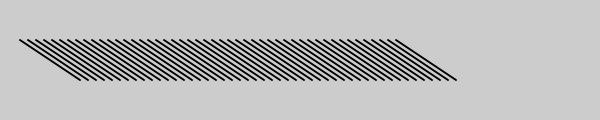
Frame 1 (no input)
Frame 60 (no input): identical to frame 1, image omitted
Frame 120 (the mouse pressed at the canvas centre since frame 60): identical to frame 1, image omitted

The p5.js sketch that drew this single still picture (run headless with seeded random() and noise() and a simulated clock; from frame 60 on, the mouse is pressed at the canvas centre):

// p5.js sketch
// ── sketch.js
function setup() {
  createCanvas(600, 120);
  strokeWeight(2);
}

function draw() {
  background(204);
  for (var i = 20; i < 400; i += 8) {
    line(i, 40, i + 60, 80);
  }
}
